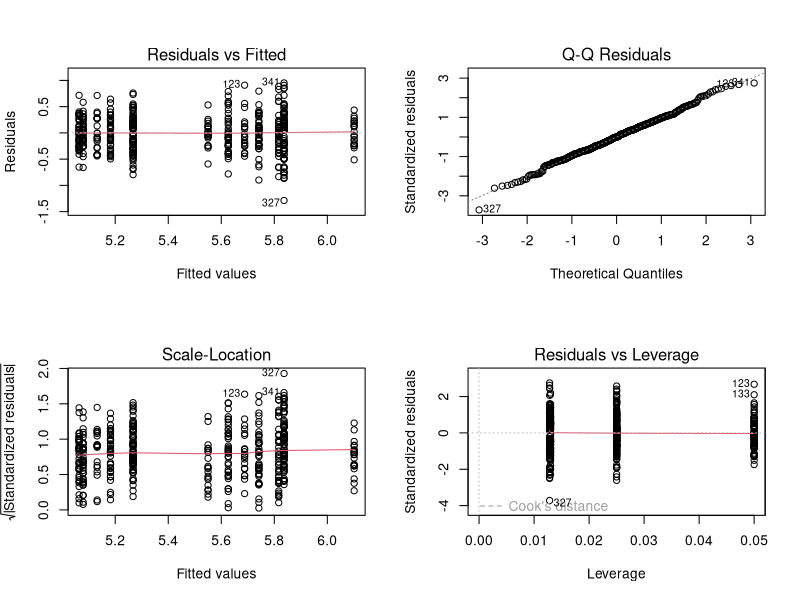
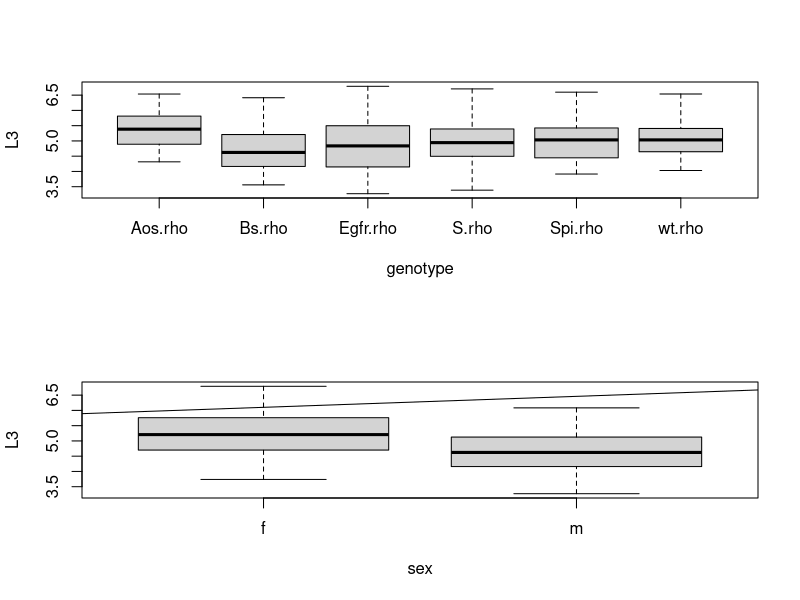

Generate these figures, in order, with R: (Note: this script raises an error after producing the figures.)

library("tidyverse")

Genetic_Background_Interactions <- read_csv("GeneticBackgroundVeinMutantInteractionsFinal.csv")

#Change second gene to say WT if it does not have a second mutation -> get rid of NA in this column 
Genetic_Background_Interactions$gene2[is.na(Genetic_Background_Interactions$gene2)] <- "wt"

#only want to deal with two genes for now, not three
Genetic_Background_Interactions <- mutate(Genetic_Background_Interactions,
                                          genotype=interaction(gene1, rhomboid))

#change relevant columns to factors 

columns_to_factors <- c("background", "gene1", "gene2", "rhomboid", "sex", "individual", "genotype")
Genetic_Background_Interactions[,columns_to_factors] <- lapply(Genetic_Background_Interactions[,columns_to_factors], as.factor)

#omit remaining NAs 
Genetic_Background_Interactions <- na.omit(Genetic_Background_Interactions)

#subset Ore 
Genetic_Ore_Interactions <-Genetic_Background_Interactions %>% 
  filter(background == "Ore")


#hypothesis (1) Does genotype effect L3 in ORE 

Genetic_Ore_Interactions$genotype <- relevel(Genetic_Ore_Interactions$genotype, "wt.rho")
lm_geno_L3 <- lm(L3 ~ genotype + sex + genotype:sex , data= Genetic_Ore_Interactions)


summary(lm_geno_L3)
#RSE model is 0.3486 so you can say that you can predict L3 vein length on an individual with accuracy of 0.3486 with this model 
#median is around 0 - this shold be the case of residuals 
#intercept ~5 
#also gives estimated slope 
#for all of the observed variation for L3 in dataset this model can account for 46.77% of variation


#this lets me see if genotype as a whole and sex together have influence rather than looking at each genotype and sex
drop1(lm_geno_L3, test = "F")

#residuals vs fitted - these are residuals for your response vs the fitted values for your response - can let you see if there is patterns of non-linearity in data. In this case red line is pretty much straight, so it looks linear. 
#normal Q-Q plot - standardized residuals versus theoretical residuals -> what should be expected if they were normally distributed - residuals follow line well 
#Scale-Location - the square root of standardized residuals against fitted values -this plot shows if residuals are spread equally along the ranges of predictors - red line is horizontal so it looks good 
#residuals vs leverage plot - how much potential influence can each point have - cook's distance says how far out are these distances - plot helps us to find influential cases if points occur outside cook's distance 
par(mfrow = c(2,2))
plot(lm_geno_L3)

#linear models looks to be a good fit 

#this makes boxplot of L3 and genotype and a boxplot of L3 and sex - you can see both may have effects on L3
par(mfrow=c(2,1))
plot(L3 ~ genotype + sex + genotype:sex, data = Genetic_Background_Interactions)
abline(lm_geno_L3)

#install.packages("dotwhisker")
#library(dotwhisker)
dwplot(lm_geno_L3)
#used to visualize regression model 
#you can see possible effects of genotypes and genotypes with sex 

#emmeans lets me see effects genotype has on L3 when accounting for sex
#Aos.rho has largest vein 3 length
#shows that genotype can have influence on L3 length 
library(emmeans)
emmeans_test <- emmeans(lm_geno_L3, "genotype")
plot(emmeans_test, comparisons = TRUE)  


#emmeans plot agrees with my hypothesis that genotypes influence length of vein 3 in Ore

#how to check for unaccounted for variation 
#shows what happens when data is permuted 
#complete independence of observations? 
acf(resid(lm_geno_L3))
